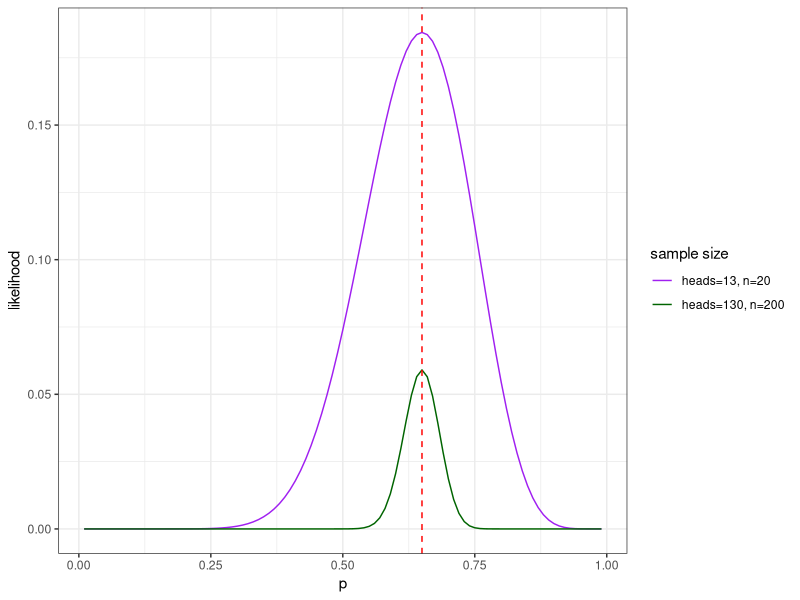
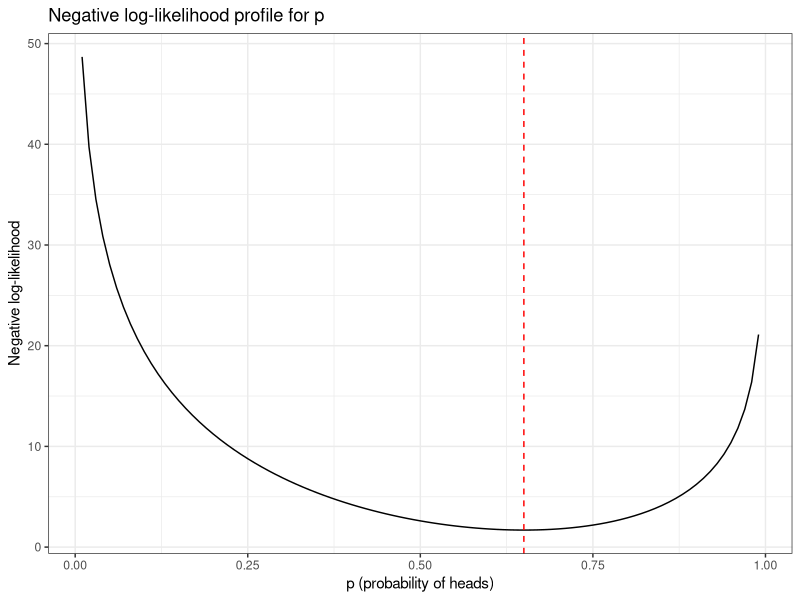
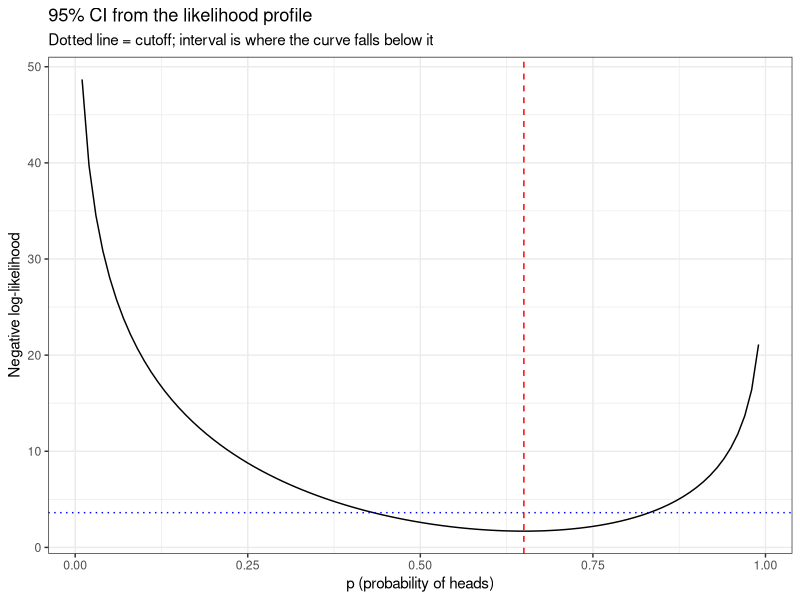

Generate these figures, in order, with R:
## ---- chunk 1
library(tidyverse)
theme_set(theme_bw())
n <- 20
heads <- 13
## ---- chunk 2
# Likelihood of p = 0.5, given the data
dbinom(x = heads, size = n, prob = 0.5)
## ---- chunk 3
p_grid <- tibble(p = seq(0.01, 0.99, by = 0.01)) |>
  mutate(likelihood = dbinom(x = heads, size = n, prob = p),
         likelihood2 =dbinom(x = heads*10, size = n*10, prob = p))

p_grid |>
  arrange(desc(likelihood)) |>
  slice(1)
## ---- chunk 4
ggplot(p_grid, aes(x = p, y = likelihood)) +
  geom_line(aes(color="heads=13, n=20")) +
  geom_line(aes(y=likelihood2,color="heads=130, n=200"))+
  geom_vline(xintercept = heads / n, linetype = "dashed", color = "red") +
  scale_color_manual(name="sample size",values=c("purple","darkgreen"))
  labs(x = "p (probability of heads)",
       y = "Likelihood",
       title = "Likelihood profile for p")
## ---- chunk 5
p_grid <- p_grid |>
  mutate(negLL = -dbinom(x = heads, size = n, prob = p, log = TRUE))

ggplot(p_grid, aes(x = p, y = negLL)) +
  geom_line() +
  geom_vline(xintercept = heads / n, linetype = "dashed", color = "red") +
  labs(x = "p (probability of heads)",
       y = "Negative log-likelihood",
       title = "Negative log-likelihood profile for p")
## ---- chunk 6
binomialNLL <- function(p, k, n) {
  negLL <- -dbinom(x = k, size = n, prob = p, log = TRUE)
  return(negLL)
}

# Check it gives the same answer as before at p = 0.5
binomialNLL(p = c(p = 0.5), k = heads, n = n)
## ---- chunk 7
fit <- optim(par = c(p = 0.5),
             fn = binomialNLL,
             k = heads,
             n = n,
             method = "Brent",
             lower = 0.001,
             upper = 0.999)
fit
## ---- chunk 8
minNLL <- fit$value
cutoff <- minNLL + qchisq(0.95, df = 1) / 2
cutoff
## ---- chunk 9
ci <- p_grid |>
  filter(negLL <= cutoff) |>
  summarise(lower = min(p), upper = max(p))
ci
## ---- chunk 10
ggplot(p_grid, aes(x = p, y = negLL)) +
  geom_line() +
  geom_hline(yintercept = cutoff, linetype = "dotted", color = "blue") +
  geom_vline(xintercept = heads / n, linetype = "dashed", color = "red") +
  labs(x = "p (probability of heads)",
       y = "Negative log-likelihood",
       title = "95% CI from the likelihood profile",
       subtitle = "Dotted line = cutoff; interval is where the curve falls below it")
